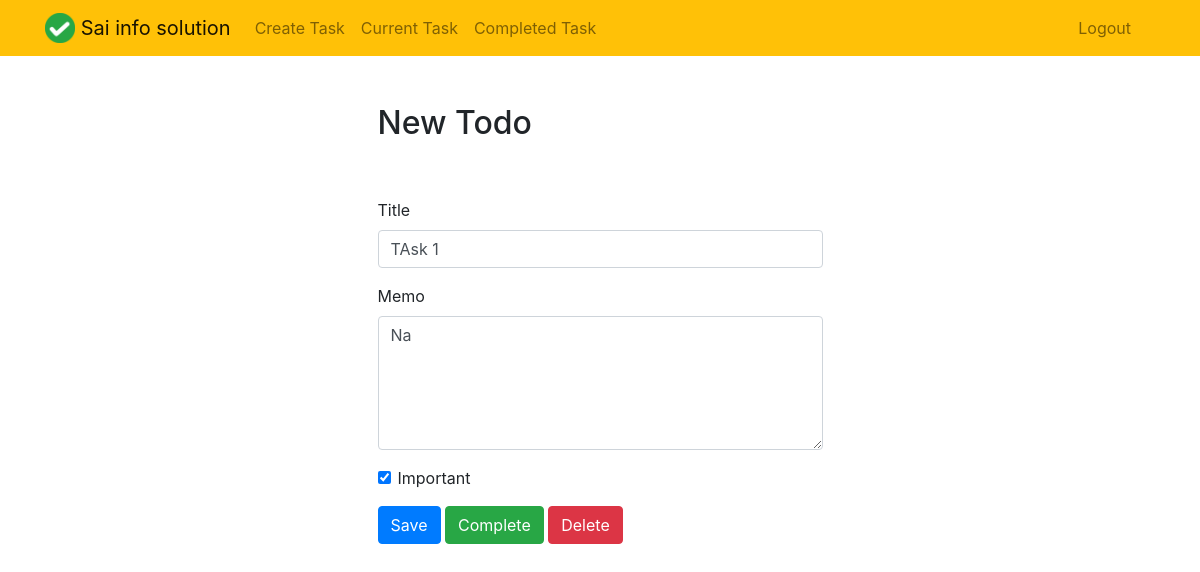
/todo/5 (signed in), run on the app's committed database.
### todo/models.py (models this page shows, shortened)
class Todo(models.Model):
    title = models.CharField(max_length=100)
    memo = models.TextField(blank=True)
    created = models.DateTimeField(auto_now_add=True)
    datecompleted = models.DateTimeField(null=True, blank=True)
    important = models.BooleanField(default=False)
    user = models.ForeignKey(User, on_delete=models.CASCADE)

### todo/views.py (the view, shortened to what this page needs)
# urls.py: path('todo/<int:todo_pk>', views.viewtodo, name='viewtodo'),
@login_required
def viewtodo(request, todo_pk):
    todo = get_object_or_404(Todo, pk=todo_pk, user=request.user)
    if request.method == 'GET':
        form = TodoForm(instance=todo)
        return render(request, 'todo/viewtodo.html', {'todo':todo, 'form':form})

### todo/forms.py
class TodoForm(ModelForm):
    class Meta:
        model = Todo
        fields = ['title', 'memo', 'important']

### todo/templates/todo/viewtodo.html (shortened to what this page needs)
{% extends "todo/base.html" %}
{% block content %}
    <div class="row justify-content-center mt-5">
        <div class="col-md-5">
            <h2>New Todo</h2>
        </div>
    </div>
    <div class="row justify-content-center mt-5">
        <div class="col-md-5">
            <form method="POST">
                <div class="form-group">
                    <label for="title">Title</label>
                    <input type="text" name="title" class="form-control" id="title" value="{{ todo.title }}" required>
                </div>
                <div class="form-group">
                    <label for="memo">Memo</label>
                    <textarea name="memo" rows="5" class="form-control" id="memo" >{{ todo.memo }}</textarea>
                </div>
                <div class="form-group form-check">
                    <input type="checkbox" name="important" class="form-check-input" id="important" {% if todo.important %}checked{% endif %}>
                    <label class="form-check-label" for="important">Important</label>
                </div>
                <button type="submit" class="btn btn-primary">Save</button>
                <button type="button" class="btn btn-success" onclick="$('#complete').click()">Complete</button>
                <button type="button" class="btn btn-danger" onclick="$('#delete').click()">Delete</button>
            </form>
        </div>
    </div>
{% endblock %}

### data on the page
Todo: title "TAsk 1", memo "Na", important "☑"
